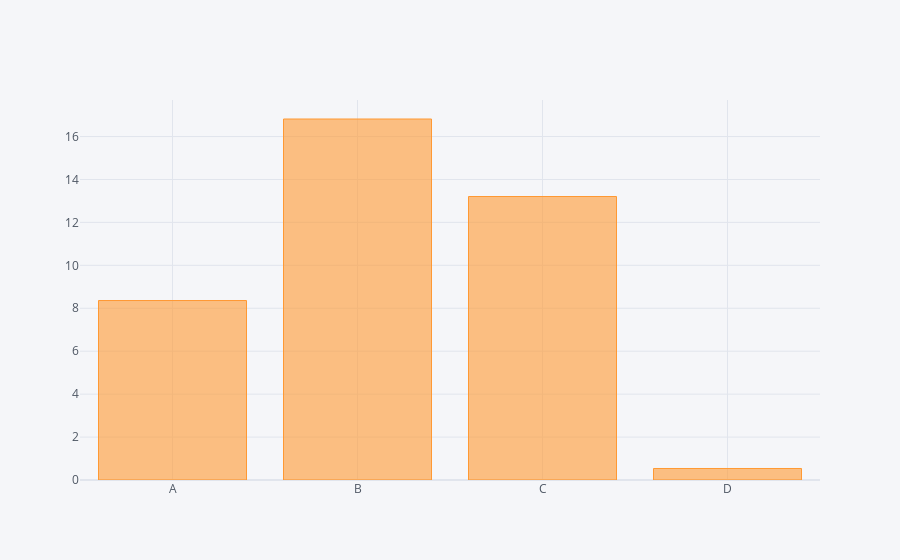

Write notebook code for a chart like this one.
### Code cell
df.sum().iplot(kind='bar')

### Figure 1 — Plotly figure (JSON) as saved in the notebook; plotly's stock layout.template omitted (floating-point values rounded to 4 significant figures)
{"data": [{"marker": {"color": "rgba(255, 153, 51, 0.6)", "line": {"color": "rgba(255, 153, 51, 1.0)", "width": 1}}, "name": "None", "orientation": "v", "text": "", "type": "bar", "x": ["A", "B", "C", "D"], "y": [8.36, 16.82, 13.21, 0.5362]}], "layout": {"legend": {"bgcolor": "#F5F6F9", "font": {"color": "#4D5663"}}, "paper_bgcolor": "#F5F6F9", "plot_bgcolor": "#F5F6F9", "title": {"font": {"color": "#4D5663"}}, "xaxis": {"gridcolor": "#E1E5ED", "showgrid": true, "tickfont": {"color": "#4D5663"}, "title": {"font": {"color": "#4D5663"}, "text": ""}, "zerolinecolor": "#E1E5ED"}, "yaxis": {"gridcolor": "#E1E5ED", "showgrid": true, "tickfont": {"color": "#4D5663"}, "title": {"font": {"color": "#4D5663"}, "text": ""}, "zerolinecolor": "#E1E5ED"}}}
